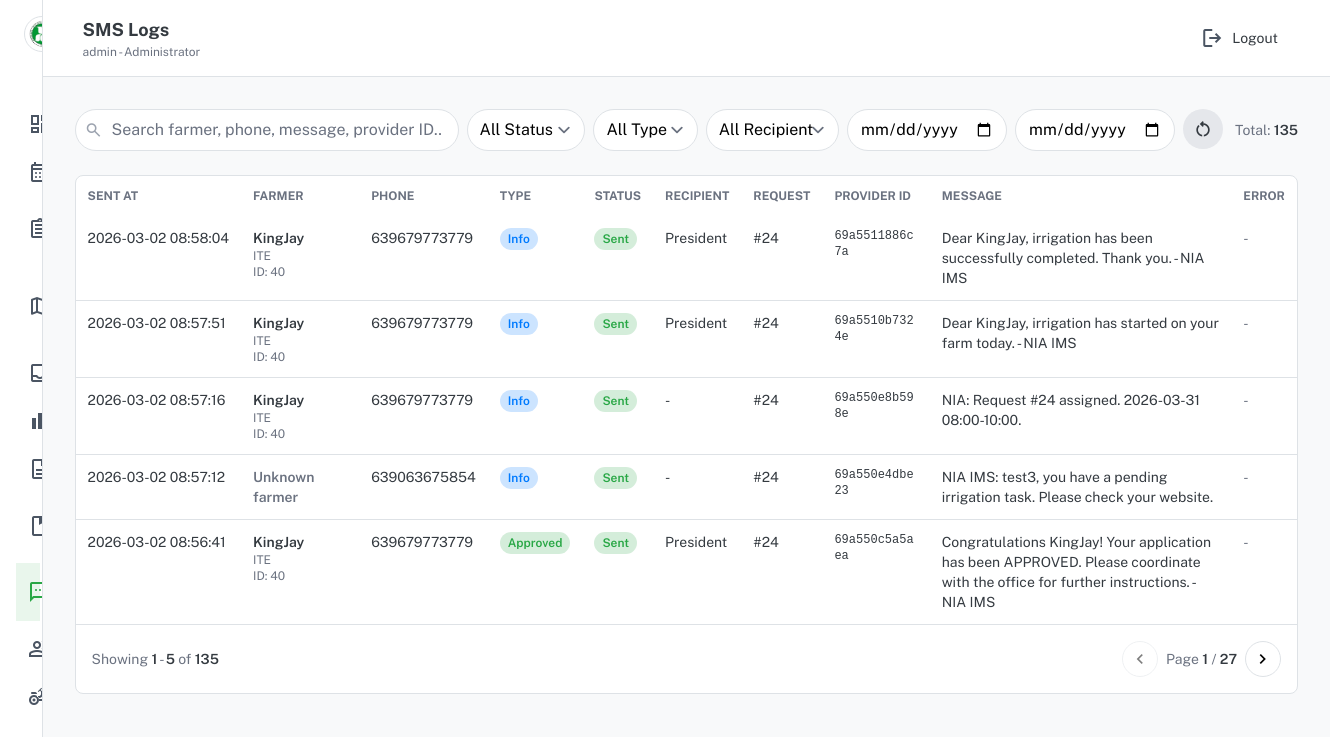
The app's page /public/index.php?page=sms_logs (signed in) with its own data.
### tables this page shows
CREATE TABLE `sms_logs` (
  `sms_id` int(11) NOT NULL,
  `farmer_id` int(11) DEFAULT NULL,
  `request_id` int(11) DEFAULT NULL,
  `phone` varchar(30) DEFAULT NULL,
  `message` text DEFAULT NULL,
  `sms_type` enum('Approved','Declined','Info') NOT NULL DEFAULT 'Info',
  `provider` enum('PhilSMS') NOT NULL DEFAULT 'PhilSMS',
  `recipient_role` enum('Farmer','President') DEFAULT NULL,
  `status` enum('Queued','Sent','Failed') NOT NULL DEFAULT 'Queued',
  `provider_message_id` varchar(80) DEFAULT NULL,
  `error_message` varchar(255) DEFAULT NULL,
  `payload_json` text DEFAULT NULL,
  `sent_at` timestamp NOT NULL DEFAULT current_timestamp()
);

CREATE TABLE `farmers` (
  `farmer_id` int(11) NOT NULL,
  `farmer_name` varchar(150) NOT NULL,
  `association_name` varchar(150) DEFAULT NULL,
  `address` varchar(200) DEFAULT NULL,
  `phone` varchar(30) DEFAULT NULL,
  `service_area_id` int(11) DEFAULT NULL,
  `created_at` timestamp NOT NULL DEFAULT current_timestamp(),
  `user_id` int(11) DEFAULT NULL,
  `is_president` tinyint(4) NOT NULL DEFAULT 0,
  `created_by` int(11) DEFAULT NULL,
  `onboarded_via` enum('Website','Field Operator','Admin') NOT NULL DEFAULT 'Admin',
  `onboarded_at` datetime DEFAULT NULL
);

### public/index.php (called while the page is built, shortened)
<?php
require_once __DIR__ . '/../includes/helpers.php';
$page = $_GET['page'] ?? 'login';
$routes = [
  'login'     => __DIR__ . '/../pages/login.php',
  'logout'    => __DIR__ . '/../pages/logout.php',
  'dashboard' => __DIR__ . '/../pages/dashboard.php',
  'areas'     => __DIR__ . '/../areas/index.php',
  'schedules' => __DIR__ . '/../schedules/index.php',
  'tasks'     => __DIR__ . '/../tasks/index.php',
  'requests'  => __DIR__ . '/../requests/index.php',
  'reports'   => __DIR__ . '/../reports/index.php',
  'users'     => __DIR__ . '/../users/index.php',
  'logs'      => __DIR__ . '/../logs/index.php',
  'sms_logs'  => __DIR__ . '/../sms_logs/index.php',
  'farmers'   => __DIR__ . '/../farmers/index.php',
  'farmer_requests' => __DIR__ . '/../farmers/requests.php',
  'farmer_dashboard' => __DIR__ . '/../farmers/dashboard.php',
  'my_requests'      => __DIR__ . '/../farmers/requests.php',
  'my_schedule'      => __DIR__ . '/../farmers/schedule.php',
  'profile'          => __DIR__ . '/../farmers/profile.php',
  'announcements'    => __DIR__ . '/../farmers/announcements.php',
  'forms'            => __DIR__ . '/../forms/index.php',
  'forms_print'      => __DIR__ . '/../forms/print.php',
  'force_password'   => __DIR__ . '/../pages/force_password.php',
];
require $routes[$page];

### includes/helpers.php (called while the page is built, shortened)
<?php
function h($v): string {
  return htmlspecialchars((string)$v, ENT_QUOTES, 'UTF-8');
}
function app_base_root(): string {
  static $cached = null;
  if ($cached !== null) return $cached;
  $script = str_replace('\\', '/', (string)($_SERVER['SCRIPT_NAME'] ?? ''));
  $root = '';
  $publicPos = strpos($script, '/public/');
  if ($publicPos !== false) {
    $root = substr($script, 0, $publicPos);
  } else {
    $dir = rtrim(str_replace('\\', '/', dirname($script)), '/');
    $root = $dir;
  }
  $root = trim((string)$root);
  if ($root === '' || $root === '.') {
    $cached = '';
    return $cached;
  }
  $cached = '/' . trim($root, '/');
  return $cached;
}
function base_path(string $path = ''): string {
  $root = app_base_root();
  return ($root === '' ? '' : rtrim($root, '/')) . '/' . ltrim($path, '/');
}
function route(string $page, array $params = []): string {
  $url = base_path("public/index.php?page=" . urlencode($page));
  if ($params) $url .= '&' . http_build_query($params);
  return $url;
}

### sms_logs/index.php (the view, shortened to what this page needs)
<?php
require_once __DIR__ . '/../includes/helpers.php';
require_once __DIR__ . '/../includes/config.php';
function sms_status_badge(string $status): array {
  $s = strtolower(trim($status));
  return match ($s) {
    'sent' => ['bg-primary/20 text-primary', 'Sent'],
    'failed' => ['bg-red-200 text-red-700 dark:bg-red-500/20 dark:text-red-200', 'Failed'],
    'queued' => ['bg-warning/20 text-warning', 'Queued'],
    default => ['bg-gray-200 text-gray-700 dark:bg-gray-700 dark:text-gray-200', ucfirst($s ?: 'Unknown')],
  };
}
function sms_type_badge(string $type): array {
  $t = strtolower(trim($type));
  return match ($t) {
    'approved' => ['bg-primary/20 text-primary', 'Approved'],
    'declined' => ['bg-red-200 text-red-700 dark:bg-red-500/20 dark:text-red-200', 'Declined'],
    default => ['bg-secondary/20 text-secondary', 'Info'],
  };
}
$q = trim($_GET['q'] ?? '');
$fStatus = trim($_GET['status'] ?? '');
$fType = trim($_GET['sms_type'] ?? '');
$fRecipientRole = trim($_GET['recipient_role'] ?? '');
$dateFrom = trim($_GET['date_from'] ?? '');
$dateTo = trim($_GET['date_to'] ?? '');
$validStatuses = ['', 'Queued', 'Sent', 'Failed'];
$validTypes = ['', 'Approved', 'Declined', 'Info'];
$validRecipientRoles = ['', 'Farmer', 'President'];
$perPage = 5;
$page = max(1, (int)($_GET['p'] ?? 1));
$offset = ($page - 1) * $perPage;
$where = [];
$params = [];
$types = '';
$whereSql = $where ? ("WHERE " . implode(" AND ", $where)) : "";
$countSql = "
  SELECT COUNT(*) AS c
  FROM sms_logs s
  LEFT JOIN farmers f ON f.farmer_id = s.farmer_id
  {$whereSql}
";
$stmt = $conn->prepare($countSql);
$stmt->execute();
$total = (int)($stmt->get_result()->fetch_assoc()['c'] ?? 0);
$totalPages = max(1, (int)ceil($total / $perPage));
$sql = "
  SELECT
    s.sms_id, s.farmer_id, s.request_id, s.phone, s.message, s.sms_type, s.provider,
    s.recipient_role, s.status, s.provider_message_id, s.error_message, s.payload_json, s.sent_at,
    f.farmer_name, f.association_name
  FROM sms_logs s
  LEFT JOIN farmers f ON f.farmer_id = s.farmer_id
  {$whereSql}
  ORDER BY s.sent_at DESC, s.sms_id DESC
  LIMIT ? OFFSET ?
";
$stmt = $conn->prepare($sql);
$rowParams = $params;
$rowTypes = $types . 'ii';
$rowParams[] = $perPage;
$rowParams[] = $offset;
$stmt->bind_param($rowTypes, ...$rowParams);
$stmt->execute();
$rows = $stmt->get_result()->fetch_all(MYSQLI_ASSOC);
$baseParams = [
  'q' => $q,
  'status' => $fStatus,
  'sms_type' => $fType,
  'recipient_role' => $fRecipientRole,
  'date_from' => $dateFrom,
  'date_to' => $dateTo,
];
$baseParams = array_filter($baseParams, static fn($v) => $v !== '');
include __DIR__ . '/../includes/head.php';
?>
<div class="flex min-h-screen w-full">
  <?php include __DIR__ . '/../includes/sidebar.php'; ?>
  <div class="flex-1 flex flex-col">
    <?php include __DIR__ . '/../includes/topbar.php'; ?>
    <main class="p-6 lg:p-8 flex-1">
      <div class="flex flex-col lg:flex-row lg:items-center lg:justify-between gap-3">
        <form id="smsLogsFilterForm" method="GET" action="<?= route('sms_logs') ?>" class="flex flex-col md:flex-row gap-2 flex-1 min-w-0">
          <div class="relative w-full md:flex-1 md:min-w-[18rem] lg:min-w-[24rem]">
            <input
              id="smsLogsSearchInput"
              name="q"
              value="<?= h($q) ?>"
              placeholder="Search farmer, phone, message, provider ID..."
              class="w-full pl-9 pr-4 rounded-full border-border-light dark:border-border-dark bg-card-light dark:bg-card-dark"
            >
          </div>
          <select id="smsLogsStatusInput" name="status" class="w-full md:w-32 rounded-full px-3 border-border-light dark:border-border-dark bg-card-light dark:bg-card-dark">
            <?php foreach ($validStatuses as $status): ?>
              <?php $label = ($status === '') ? 'All Status' : $status; ?>
              <option value="<?= h($status) ?>" <?= $fStatus === $status ? 'selected' : '' ?>><?= h($label) ?></option>
            <?php endforeach; ?>
          </select>
          <select id="smsLogsTypeInput" name="sms_type" class="w-full md:w-28 rounded-full px-3 border-border-light dark:border-border-dark bg-card-light dark:bg-card-dark">
            <?php foreach ($validTypes as $type): ?>
              <?php $label = ($type === '') ? 'All Type' : $type; ?>
              <option value="<?= h($type) ?>" <?= $fType === $type ? 'selected' : '' ?>><?= h($label) ?></option>
            <?php endforeach; ?>
          </select>
          <select id="smsLogsRecipientInput" name="recipient_role" class="w-full md:w-36 rounded-full px-3 border-border-light dark:border-border-dark bg-card-light dark:bg-card-dark">
            <?php foreach ($validRecipientRoles as $recipientRole): ?>
              <?php $label = ($recipientRole === '') ? 'All Recipient' : $recipientRole; ?>
              <option value="<?= h($recipientRole) ?>" <?= $fRecipientRole === $recipientRole ? 'selected' : '' ?>><?= h($label) ?></option>
            <?php endforeach; ?>
          </select>
          <input id="smsLogsDateFromInput" type="date" name="date_from" value="<?= h($dateFrom) ?>"
                 class="w-full md:w-40 rounded-full px-3 border-border-light dark:border-border-dark bg-card-light dark:bg-card-dark">
          <input id="smsLogsDateToInput" type="date" name="date_to" value="<?= h($dateTo) ?>"
                 class="w-full md:w-40 rounded-full px-3 border-border-light dark:border-border-dark bg-card-light dark:bg-card-dark">
          <a
            class="w-10 h-10 rounded-full bg-gray-200 dark:bg-gray-700 text-text-light dark:text-text-dark inline-flex items-center justify-center shrink-0"
            href="<?= route('sms_logs') ?>"
            title="Reset"
            aria-label="Reset filters"
          >
            <span class="material-symbols-outlined text-[20px] leading-none">restart_alt</span>
          </a>
        </form>
        <div class="text-sm text-gray-500 dark:text-gray-400">
          Total: <span data-sms-total class="font-semibold text-text-light dark:text-text-dark"><?= (int)$total ?></span>
        </div>
      </div>
      <div id="smsLogsResults">
      <div class="mt-6 bg-card-light dark:bg-card-dark border border-border-light dark:border-border-dark rounded-lg overflow-hidden">
          <?php foreach ($rows as $r): ?>
            <?php
              [$statusClass, $statusLabel] = sms_status_badge((string)$r['status']);
              [$typeClass, $typeLabel] = sms_type_badge((string)$r['sms_type']);
            ?>
          <?php endforeach; ?>
        <div class="overflow-x-auto hidden md:block">
          <table class="w-full text-left">
            <thead>
              <tr class="text-xs text-gray-500 dark:text-gray-400 uppercase">
                <th class="p-3">Sent At</th>
                <th class="p-3">Farmer</th>
                <th class="p-3">Phone</th>
                <th class="p-3">Type</th>
                <th class="p-3">Status</th>
                <th class="p-3">Recipient</th>
                <th class="p-3">Request</th>
                <th class="p-3">Provider ID</th>
                <th class="p-3">Message</th>
                <th class="p-3">Error</th>
              </tr>
            </thead>
            <tbody class="divide-y divide-border-light dark:divide-border-dark">
              <?php foreach ($rows as $r): ?>
                <?php
                  [$statusClass, $statusLabel] = sms_status_badge((string)$r['status']);
                  [$typeClass, $typeLabel] = sms_type_badge((string)$r['sms_type']);
                  $farmerName = trim((string)($r['farmer_name'] ?? ''));
                  $association = trim((string)($r['association_name'] ?? ''));
                ?>
                <tr class="text-sm text-text-light dark:text-text-dark align-top">
                  <td class="p-3 whitespace-nowrap"><?= h((string)$r['sent_at']) ?></td>
                  <td class="p-3">
                    <?php if ($farmerName !== ''): ?>
                      <div class="font-semibold"><?= h($farmerName) ?></div>
                    <?php else: ?>
                      <div class="font-semibold text-gray-500 dark:text-gray-400">Unknown farmer</div>
                    <?php endif; ?>
                    <?php if ($association !== ''): ?>
                      <div class="text-xs text-gray-500 dark:text-gray-400"><?= h($association) ?></div>
                    <?php endif; ?>
                    <?php if (!empty($r['farmer_id'])): ?>
                      <div class="text-xs text-gray-500 dark:text-gray-400">ID: <?= (int)$r['farmer_id'] ?></div>
                    <?php endif; ?>
                  </td>
                  <td class="p-3 whitespace-nowrap"><?= h((string)($r['phone'] ?? '-')) ?></td>
                  <td class="p-3">
                    <span class="px-2 py-1 text-xs font-semibold rounded-full <?= $typeClass ?>"><?= h($typeLabel) ?></span>
                  </td>
                  <td class="p-3">
                    <span class="px-2 py-1 text-xs font-semibold rounded-full <?= $statusClass ?>"><?= h($statusLabel) ?></span>
                  </td>
                  <td class="p-3"><?= h((string)($r['recipient_role'] ?: '-')) ?></td>
                  <td class="p-3"><?= $r['request_id'] ? ('#' . (int)$r['request_id']) : '-' ?></td>
                  <td class="p-3 font-mono text-xs break-all"><?= h((string)($r['provider_message_id'] ?: '-')) ?></td>
                  <td class="p-3 max-w-sm">
                    <div class="whitespace-pre-wrap break-words"><?= h((string)$r['message']) ?></div>
                  </td>
                  <td class="p-3 max-w-xs">
                    <?php if (!empty($r['error_message'])): ?>
                      <div class="whitespace-pre-wrap break-words text-red-700 dark:text-red-200"><?= h((string)$r['error_message']) ?></div>
                    <?php else: ?>
                      <span class="text-gray-500 dark:text-gray-400">-</span>
                    <?php endif; ?>
                  </td>
                </tr>
              <?php endforeach; ?>
            </tbody>
          </table>
        </div>
        <div class="flex items-center justify-between gap-3 p-4 border-t border-border-light dark:border-border-dark text-sm">
          <div class="text-gray-500 dark:text-gray-400">
            Showing
            <span class="font-semibold text-text-light dark:text-text-dark"><?= $total ? ($offset + 1) : 0 ?></span>
            -
            <span class="font-semibold text-text-light dark:text-text-dark"><?= min($offset + $perPage, $total) ?></span>
            of
            <span class="font-semibold text-text-light dark:text-text-dark"><?= (int)$total ?></span>
          </div>
          <div class="flex items-center gap-2">
            <?php
              $prevDisabled = ($page <= 1);
              $nextDisabled = ($page >= $totalPages);
              $prevUrl = route('sms_logs', array_merge($baseParams, ['p' => max(1, $page - 1)]));
              $nextUrl = route('sms_logs', array_merge($baseParams, ['p' => min($totalPages, $page + 1)]));
            ?>
            <a data-sms-page-link="1" href="<?= $prevUrl ?>"
               class="w-9 h-9 rounded-full border border-border-light dark:border-border-dark inline-flex items-center justify-center <?= $prevDisabled ? 'opacity-50 pointer-events-none' : 'hover:bg-gray-100 dark:hover:bg-gray-800' ?>"
               title="Previous page"
               aria-label="Previous page">
              <span class="material-symbols-outlined text-[20px] leading-none">chevron_left</span>
            </a>
            <span class="text-gray-500 dark:text-gray-400">
              Page <span class="font-semibold text-text-light dark:text-text-dark"><?= (int)$page ?></span>
              / <span class="font-semibold text-text-light dark:text-text-dark"><?= (int)$totalPages ?></span>
            </span>
            <a data-sms-page-link="1" href="<?= $nextUrl ?>"
               class="w-9 h-9 rounded-full border border-border-light dark:border-border-dark inline-flex items-center justify-center <?= $nextDisabled ? 'opacity-50 pointer-events-none' : 'hover:bg-gray-100 dark:hover:bg-gray-800' ?>"
               title="Next page"
               aria-label="Next page">
              <span class="material-symbols-outlined text-[20px] leading-none">chevron_right</span>
            </a>
          </div>
        </div>
      </div>
      </div>
    </main>
  </div>
</div>
<?php include __DIR__ . '/../includes/footer.php'; ?>

### includes/head.php (style rules this page uses)
.material-symbols-outlined { font-variation-settings: 'FILL' 0,'wght' 400,'GRAD' 0,'opsz' 24; }

### records on screen
sms_logs: sent_at "2026-03-02 08:58:04", farmer.farmer_name "KingJay", farmer.association_name "ITE", farmer "40", phone "639679773779", typeLabel "Info", statusLabel "Sent", recipient_role "President", request "24", provider_message "69a5511886c7a", message "Dear KingJay, irrigation has been successfully completed. Thank you. - NIA IMS"
sms_logs: sent_at "2026-03-02 08:57:51", farmer.farmer_name "KingJay", farmer.association_name "ITE", farmer "40", phone "639679773779", typeLabel "Info", statusLabel "Sent", recipient_role "President", request "24", provider_message "69a5510b7324e", message "Dear KingJay, irrigation has started on your farm today. - NIA IMS"
sms_logs: sent_at "2026-03-02 08:57:16", farmer.farmer_name "KingJay", farmer.association_name "ITE", farmer "40", phone "639679773779", typeLabel "Info", statusLabel "Sent", recipient_role "-", request "24", provider_message "69a550e8b598e", message "NIA: Request #24 assigned. 2026-03-31 08:00-10:00."
sms_logs: sent_at "2026-03-02 08:57:12", shows "Unknown farmer", phone "639063675854", typeLabel "Info", statusLabel "Sent", recipient_role "-", request "24", provider_message "69a550e4dbe23", message "NIA IMS: test3, you have a pending irrigation task. Please check your website."
sms_logs: sent_at "2026-03-02 08:56:41", farmer.farmer_name "KingJay", farmer.association_name "ITE", farmer "40", phone "639679773779", typeLabel "Approved", statusLabel "Sent", recipient_role "President", request "24", provider_message "69a550c5a5aea", message "Congratulations KingJay! Your application has been APPROVED. Please coordinate with the office for further instructions. - NIA IMS"

### other values on screen
$topTitle "SMS Logs"
$userName "admin"
$userRole "Administrator"
$total "135"
$offset + 1 "1"
min($offset + $perPage, $total) "5"
$page "1"
$totalPages "27"
form field status "All Status"
form field sms_type "All Type"
form field recipient_role "All Recipient"
